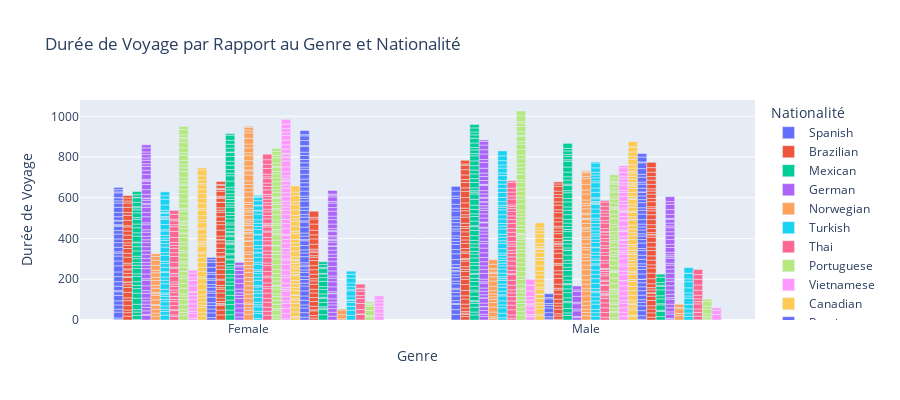

Notebook code cell kept with this figure:
### Markdown cell above
### ***Durée de Voyage par Rapport au Genre et Nationalité***

### Code cell
# Charger les données
df = pd.read_csv('travel_data_modified_updated_with_accommodation.csv')

# Créer un graphique en barres de la durée de voyage par genre et nationalité
fig = px.bar(df, 
             x='Traveler gender', 
             y='Duration (days)',  # Utiliser la colonne correcte pour la durée
             color='Traveler nationality', 
             title='Durée de Voyage par Rapport au Genre et Nationalité',
             labels={'Traveler gender': 'Genre', 'Duration (days)': 'Durée de Voyage', 'Traveler nationality': 'Nationalité'},
             barmode='group',  # Permet d'afficher les barres côte à côte pour chaque nationalité
             height=400)  # Ajuster la hauteur du graphique si nécessaire

# Afficher le graphique
fig.show()

### Figure 1 — Plotly figure (JSON) as saved in the notebook; plotly's stock layout.template omitted (floating-point values rounded to 4 significant figures)
{"data": [{"alignmentgroup": "True", "hovertemplate": "Nationalité=Spanish<br>Genre=%{x}<br>Durée de Voyage=%{y}<extra></extra>", "legendgroup": "Spanish", "marker": {"color": "#636efa", "pattern": {"shape": ""}}, "name": "Spanish", "offsetgroup": "Spanish", "orientation": "v", "showlegend": true, "textposition": "auto", "type": "bar", "x": ["Female", "Male", "Male", "Male", "Female", "Female", "Male", "Female", "Male", "Male", "Male", "Female", "Male", "Female", "Female", "Female", "Male", "Female", "Male", "Female", "Male", "Male", "Male", "Female", "Female", "Male", "Male", "Male", "Male", "Female", "Female", "Male", "Female", "Male", "Male", "Female", "Female", "Male", "Female", "Male", "Male", "Female", "Male", "Male", "Female", "Male", "Female", "Female", "Female", "Male", "Male", "Male", "Male", "Female", "Male", "Female", "Female", "Male", "Female", "Female", "Female", "Female", "Male", "Male", "Male", "Female", "Female", "Female", "Male", "Female", "Male", "Female", "Female", "Male", "Female", "Female", "Female"], "xaxis": "x", "y": [3, 28, 23, 25, 7, 29, 5, 14, 14, 23, 17, 21, 14, 20, 27, 18, 7, 5, 22, 22, 13, 17, 14, 22, 25, 15, 6, 12, 3, 23, 30, 14, 24, 25, 28, 24, 14, 21, 7, 25, 15, 22, 15, 12, 23, 24, 18, 24, 17, 10, 14, 17, 16, 21, 12, 6, 2, 29, 18, 3, 18, 21, 14, 19, 29, 25, 21, 11, 11, 15, 25, 1, 23, 23, 5, 11, 11], "yaxis": "y"}, {"alignmentgroup": "True", "hovertemplate": "Nationalité=Brazilian<br>Genre=%{x}<br>Durée de Voyage=%{y}<extra></extra>", "legendgroup": "Brazilian", "marker": {"color": "#EF553B", "pattern": {"shape": ""}}, "name": "Brazilian", "offsetgroup": "Brazilian", "orientation": "v", "showlegend": true, "textposition": "auto", "type": "bar", "x": ["Male", "Male", "Female", "Female", "Female", "Male", "Male", "Female", "Male", "Male", "Male", "Female", "Female", "Male", "Female", "Male", "Female", "Male", "Female", "Male", "Male", "Male", "Male", "Male", "Male", "Male", "Female", "Female", "Male", "Male", "Female", "Female", "Female", "Female", "Male", "Female", "Male", "Male", "Female", "Male", "Female", "Female", "Female", "Female", "Male", "Female", "Male", "Male", "Female", "Female", "Male", "Male", "Female", "Male", "Male", "Male", "Female", "Male", "Male", "Female", "Male", "Male", "Male", "Female", "Male", "Female", "Male", "Female", "Female", "Female", "Female", "Female", "Female", "Female", "Male", "Male", "Male", "Male", "Male"], "xaxis": "x", "y": [17, 10, 19, 17, 13, 7, 8, 22, 17, 19, 25, 24, 14, 16, 27, 26, 24, 29, 13, 26, 13, 25, 11, 13, 27, 8, 13, 1, 5, 26, 22, 4, 16, 17, 7, 5, 16, 25, 19, 17, 9, 29, 20, 23, 17, 15, 23, 17, 13, 16, 9, 16, 22, 30, 12, 19, 20, 13, 26, 20, 26, 30, 18, 6, 26, 26, 15, 25, 14, 25, 21, 10, 15, 12, 22, 26, 22, 6, 18], "yaxis": "y"}, {"alignmentgroup": "True", "hovertemplate": "Nationalité=Mexican<br>Genre=%{x}<br>Durée de Voyage=%{y}<extra></extra>", "legendgroup": "Mexican", "marker": {"color": "#00cc96", "pattern": {"shape": ""}}, "name": "Mexican", "offsetgroup": "Mexican", "orientation": "v", "showlegend": true, "textposition": "auto", "type": "bar", "x": ["Male", "Male", "Male", "Female", "Female", "Male", "Male", "Female", "Male", "Female", "Female", "Female", "Female", "Female", "Male", "Female", "Female", "Male", "Male", "Male", "Male", "Female", "Male", "Male", "Male", "Male", "Male", "Male", "Female", "Male", "Male", "Female", "Male", "Female", "Male", "Female", "Female", "Male", "Male", "Male", "Female", "Female", "Male", "Male", "Male", "Female", "Male", "Male", "Male", "Male", "Female", "Male", "Female", "Male", "Female", "Male", "Male", "Female", "Male", "Female", "Female", "Male", "Female", "Female", "Male", "Male", "Male", "Male", "Female", "Male", "Female", "Male", "Male", "Female", "Female", "Female", "Male", "Male", "Male", "Male", "Male", "Female", "Female", "Female", "Male", "Male", "Male", "Male", "Female"], "xaxis": "x", "y": [25, 14, 24, 3, 19, 19, 10, 17, 3, 12, 26, 30, 25, 22, 21, 16, 18, 22, 9, 19, 23, 26, 16, 20, 4, 17, 22, 14, 13, 23, 19, 26, 13, 16, 21, 13, 19, 16, 17, 23, 12, 26, 26, 18, 5, 21, 23, 22, 13, 22, 19, 21, 4, 29, 29, 26, 9, 16, 7, 25, 18, 14, 23, 9, 26, 19, 23, 19, 23, 22, 15, 23, 25, 10, 5, 22, 11, 18, 12, 22, 23, 22, 2, 13, 17, 14, 20, 17, 16], "yaxis": "y"}, {"alignmentgroup": "True", "hovertemplate": "Nationalité=German<br>Genre=%{x}<br>Durée de Voyage=%{y}<extra></extra>", "legendgroup": "German", "marker": {"color": "#ab63fa", "pattern": {"shape": ""}}, "name": "German", "offsetgroup": "German", "orientation": "v", "showlegend": true, "textposition": "auto", "type": "bar", "x": ["Male", "Female", "Male", "Male", "Female", "Female", "Male", "Female", "Female", "Female", "Male", "Female", "Male", "Male", "Male", "Female", "Female", "Female", "Male", "Male", "Female", "Female", "Male", "Male", "Male", "Female", "Female", "Female", "Male", "Female", "Female", "Female", "Female", "Female", "Female", "Female", "Male", "Female", "Male", "Female", "Male", "Female", "Female", "Male", "Female", "Male", "Female", "Female", "Male", "Male", "Female", "Female", "Female", "Male", "Male", "Female", "Female", "Male", "Female", "Male", "Male", "Male", "Male", "Male", "Female", "Female", "Male", "Male", "Female", "Male", "Female", "Male", "Male", "Female", "Male", "Male", "Male", "Male", "Male", "Male", "Female", "Female", "Male", "Male", "Female", "Male", "Female", "Female", "Male", "Male", "Female", "Male", "Male", "Male", "Male", "Male", "Male", "Male", "Male", "Female", "Female", "Female", "Female", "Male", "Male", "Female", "Male"], "xaxis": "x", "y": [17, 23, 11, 19, 5, 17, 18, 17, 16, 16, 2, 14, 16, 25, 1, 23, 13, 24, 15, 17, 27, 8, 16, 24, 7, 23, 26, 16, 13, 15, 20, 19, 18, 20, 20, 14, 28, 17, 20, 20, 17, 12, 25, 20, 9, 21, 30, 21, 23, 23, 25, 13, 6, 22, 11, 16, 10, 17, 1, 19, 15, 14, 5, 21, 18, 23, 3, 1, 25, 20, 16, 20, 17, 3, 11, 12, 18, 2, 17, 5, 7, 24, 16, 16, 20, 25, 19, 13, 5, 1, 17, 19, 20, 16, 24, 29, 14, 27, 21, 12, 16, 13, 20, 23, 18, 15, 7], "yaxis": "y"}, {"alignmentgroup": "True", "hovertemplate": "Nationalité=Norwegian<br>Genre=%{x}<br>Durée de Voyage=%{y}<extra></extra>", "legendgroup": "Norwegian", "marker": {"color": "#FFA15A", "pattern": {"shape": ""}}, "name": "Norwegian", "offsetgroup": "Norwegian", "orientation": "v", "showlegend": true, "textposition": "auto", "type": "bar", "x": ["Female", "Female", "Male", "Female", "Male", "Female", "Female", "Male", "Male", "Male", "Female", "Male", "Female", "Female", "Male", "Male", "Female", "Male", "Female", "Female", "Male", "Male", "Male", "Male", "Female", "Female", "Female", "Female", "Male", "Female", "Male", "Male", "Male", "Female", "Female", "Male", "Female"], "xaxis": "x", "y": [19, 15, 8, 19, 8, 18, 5, 23, 25, 22, 23, 15, 22, 8, 13, 14, 6, 16, 21, 14, 22, 25, 21, 17, 24, 16, 22, 12, 6, 24, 16, 1, 22, 26, 18, 22, 13], "yaxis": "y"}, {"alignmentgroup": "True", "hovertemplate": "Nationalité=Turkish<br>Genre=%{x}<br>Durée de Voyage=%{y}<extra></extra>", "legendgroup": "Turkish", "marker": {"color": "#19d3f3", "pattern": {"shape": ""}}, "name": "Turkish", "offsetgroup": "Turkish", "orientation": "v", "showlegend": true, "textposition": "auto", "type": "bar", "x": ["Male", "Male", "Female", "Male", "Female", "Female", "Male", "Male", "Male", "Male", "Male", "Male", "Male", "Female", "Female", "Male", "Female", "Male", "Male", "Male", "Male", "Male", "Male", "Male", "Male", "Female", "Female", "Male", "Female", "Male", "Female", "Female", "Female", "Male", "Female", "Female", "Female", "Female", "Female", "Male", "Female", "Female", "Female", "Female", "Female", "Male", "Male", "Male", "Female", "Male", "Female", "Male", "Female", "Female", "Female", "Male", "Male", "Female", "Female", "Male", "Male", "Male", "Female", "Male", "Female", "Male", "Male", "Male", "Female", "Female", "Male", "Male", "Female", "Male", "Male", "Male", "Male", "Male", "Female", "Male", "Female", "Male", "Male", "Male", "Female", "Female", "Female"], "xaxis": "x", "y": [11, 22, 24, 27, 18, 11, 14, 20, 24, 6, 17, 20, 15, 16, 21, 18, 11, 9, 1, 9, 17, 20, 16, 13, 13, 15, 10, 12, 7, 14, 18, 27, 17, 10, 16, 22, 4, 22, 18, 22, 11, 29, 14, 27, 17, 26, 13, 17, 16, 15, 11, 26, 13, 22, 6, 14, 13, 26, 26, 22, 21, 24, 1, 13, 6, 9, 18, 21, 6, 15, 24, 20, 6, 21, 18, 24, 13, 24, 10, 15, 26, 21, 24, 24, 28, 17, 19], "yaxis": "y"}, {"alignmentgroup": "True", "hovertemplate": "Nationalité=Thai<br>Genre=%{x}<br>Durée de Voyage=%{y}<extra></extra>", "legendgroup": "Thai", "marker": {"color": "#FF6692", "pattern": {"shape": ""}}, "name": "Thai", "offsetgroup": "Thai", "orientation": "v", "showlegend": true, "textposition": "auto", "type": "bar", "x": ["Female", "Female", "Male", "Female", "Male", "Female", "Male", "Female", "Male", "Male", "Male", "Female", "Male", "Female", "Female", "Male", "Female", "Female", "Female", "Female", "Female", "Male", "Female", "Male", "Male", "Male", "Male", "Female", "Male", "Female", "Female", "Female", "Male", "Female", "Male", "Female", "Male", "Male", "Female", "Male", "Female", "Male", "Female", "Male", "Female", "Male", "Male", "Female", "Female", "Male", "Female", "Female", "Male", "Male", "Male", "Male", "Male", "Male", "Female", "Male", "Male", "Male", "Female", "Male", "Female", "Male", "Male", "Female", "Female", "Male"], "xaxis": "x", "y": [17, 8, 9, 21, 16, 5, 25, 20, 23, 21, 21, 19, 18, 11, 15, 15, 1, 17, 13, 18, 11, 23, 11, 24, 28, 4, 16, 28, 23, 12, 2, 25, 24, 6, 20, 24, 18, 14, 28, 20, 18, 11, 22, 12, 14, 26, 20, 15, 24, 18, 30, 23, 25, 19, 18, 22, 14, 10, 10, 8, 29, 15, 19, 19, 8, 19, 29, 24, 19, 8], "yaxis": "y"}, {"alignmentgroup": "True", "hovertemplate": "Nationalité=Portuguese<br>Genre=%{x}<br>Durée de Voyage=%{y}<extra></extra>", "legendgroup": "Portuguese", "marker": {"color": "#B6E880", "pattern": {"shape": ""}}, "name": "Portuguese", "offsetgroup": "Portuguese", "orientation": "v", "showlegend": true, "textposition": "auto", "type": "bar", "x": ["Male", "Female", "Female", "Male", "Female", "Male", "Female", "Male", "Female", "Male", "Female", "Male", "Female", "Female", "Male", "Male", "Male", "Male", "Male", "Female", "Male", "Male", "Female", "Female", "Female", "Female", "Female", "Female", "Male", "Female", "Male", "Female", "Female", "Female", "Female", "Female", "Male", "Male", "Female", "Female", "Male", "Male", "Male", "Male", "Female", "Female", "Female", "Male", "Female", "Female", "Male", "Female", "Male", "Female", "Female", "Male", "Male", "Male", "Male", "Male", "Female", "Male", "Male", "Female", "Female", "Male", "Female", "Female", "Male", "Male", "Male", "Female", "Female", "Female", "Male", "Male", "Female", "Male", "Female", "Female", "Female", "Male", "Female", "Female", "Female", "Male", "Male", "Male", "Male", "Female", "Female", "Female", "Male", "Female", "Female", "Male", "Male", "Male", "Female", "Male", "Male", "Male", "Male", "Male", "Female", "Male", "Male", "Male"], "xaxis": "x", "y": [24, 23, 14, 18, 14, 22, 26, 17, 23, 17, 17, 17, 11, 28, 19, 15, 8, 18, 24, 23, 15, 24, 26, 12, 22, 20, 17, 10, 24, 21, 19, 23, 11, 24, 15, 26, 25, 24, 18, 3, 16, 18, 19, 14, 22, 17, 6, 9, 13, 1, 12, 25, 1, 22, 11, 6, 23, 16, 23, 20, 5, 15, 18, 24, 22, 29, 26, 20, 25, 15, 24, 20, 7, 15, 18, 25, 19, 13, 28, 17, 18, 26, 19, 24, 13, 17, 19, 17, 24, 25, 26, 17, 18, 7, 13, 27, 26, 13, 26, 26, 5, 17, 26, 16, 15, 8, 29, 23], "yaxis": "y"}, {"alignmentgroup": "True", "hovertemplate": "Nationalité=Vietnamese<br>Genre=%{x}<br>Durée de Voyage=%{y}<extra></extra>", "legendgroup": "Vietnamese", "marker": {"color": "#FF97FF", "pattern": {"shape": ""}}, "name": "Vietnamese", "offsetgroup": "Vietnamese", "orientation": "v", "showlegend": true, "textposition": "auto", "type": "bar", "x": ["Male", "Male", "Male", "Male", "Female", "Male", "Male", "Male", "Female", "Female", "Female", "Male", "Female", "Male", "Female", "Male", "Female", "Female", "Female", "Female", "Female", "Male", "Female", "Female", "Male", "Female", "Female"], "xaxis": "x", "y": [16, 3, 8, 22, 9, 19, 7, 5, 23, 11, 16, 18, 20, 17, 22, 27, 18, 17, 3, 29, 26, 29, 2, 14, 29, 20, 14], "yaxis": "y"}, {"alignmentgroup": "True", "hovertemplate": "Nationalité=Canadian<br>Genre=%{x}<br>Durée de Voyage=%{y}<extra></extra>", "legendgroup": "Canadian", "marker": {"color": "#FECB52", "pattern": {"shape": ""}}, "name": "Canadian", "offsetgroup": "Canadian", "orientation": "v", "showlegend": true, "textposition": "auto", "type": "bar", "x": ["Male", "Female", "Male", "Male", "Female", "Female", "Female", "Male", "Male", "Male", "Male", "Female", "Male", "Female", "Male", "Female", "Female", "Male", "Male", "Female", "Male", "Female", "Female", "Female", "Female", "Female", "Female", "Female", "Male", "Female", "Female", "Female", "Male", "Male", "Female", "Female", "Male", "Female", "Female", "Female", "Male", "Female", "Female", "Male", "Male", "Female", "Female", "Male", "Female", "Female", "Female", "Female", "Male", "Female", "Male", "Female", "Male", "Female", "Female", "Male", "Female", "Male", "Female", "Female", "Male", "Female", "Male", "Male", "Male"], "xaxis": "x", "y": [21, 20, 9, 25, 18, 24, 10, 16, 13, 22, 20, 17, 2, 20, 24, 15, 24, 10, 19, 29, 20, 26, 9, 26, 21, 25, 24, 18, 21, 8, 28, 11, 18, 27, 5, 8, 25, 17, 16, 26, 14, 7, 26, 2, 23, 14, 20, 15, 27, 10, 24, 23, 1, 24, 6, 23, 9, 20, 7, 14, 18, 26, 20, 29, 21, 10, 16, 13, 25], "yaxis": "y"}, {"alignmentgroup": "True", "hovertemplate": "Nationalité=Russian<br>Genre=%{x}<br>Durée de Voyage=%{y}<extra></extra>", "legendgroup": "Russian", "marker": {"color": "#636efa", "pattern": {"shape": ""}}, "name": "Russian", "offsetgroup": "Russian", "orientation": "v", "showlegend": true, "textposition": "auto", "type": "bar", "x": ["Male", "Male", "Female", "Male", "Male", "Female", "Female", "Female", "Female", "Female", "Female", "Female", "Male", "Female", "Female", "Female", "Male", "Female", "Female", "Female", "Female", "Female", "Female", "Male", "Female", "Male", "Male"], "xaxis": "x", "y": [4, 12, 12, 20, 23, 23, 19, 17, 14, 27, 20, 10, 13, 19, 13, 21, 9, 8, 21, 9, 26, 24, 13, 23, 11, 6, 19], "yaxis": "y"}, {"alignmentgroup": "True", "hovertemplate": "Nationalité=Italian<br>Genre=%{x}<br>Durée de Voyage=%{y}<extra></extra>", "legendgroup": "Italian", "marker": {"color": "#EF553B", "pattern": {"shape": ""}}, "name": "Italian", "offsetgroup": "Italian", "orientation": "v", "showlegend": true, "textposition": "auto", "type": "bar", "x": ["Female", "Female", "Male", "Male", "Female", "Female", "Female", "Female", "Female", "Male", "Female", "Male", "Female", "Male", "Female", "Male", "Female", "Female", "Female", "Male", "Female", "Male", "Female", "Female", "Male", "Male", "Female", "Female", "Female", "Female", "Female", "Male", "Male", "Male", "Male", "Male", "Male", "Male", "Male", "Male", "Female", "Male", "Male", "Female", "Female", "Female", "Female", "Male", "Female", "Female", "Male", "Male", "Female", "Male", "Male", "Female", "Male", "Male", "Male", "Female", "Male", "Male", "Female", "Male", "Female", "Female", "Female", "Female", "Female", "Female", "Male", "Male", "Male", "Male", "Male", "Male", "Male", "Female", "Female", "Female", "Female", "Male", "Female", "Male", "Female"], "xaxis": "x", "y": [25, 24, 4, 16, 22, 7, 3, 10, 17, 11, 25, 22, 18, 16, 8, 14, 11, 26, 5, 19, 23, 25, 25, 17, 21, 8, 18, 24, 6, 17, 21, 20, 28, 21, 17, 27, 7, 1, 25, 26, 26, 20, 15, 15, 3, 16, 29, 9, 27, 16, 3, 9, 23, 16, 24, 22, 13, 15, 8, 10, 22, 19, 12, 26, 26, 1, 19, 6, 5, 24, 14, 23, 16, 21, 15, 17, 23, 9, 1, 4, 14, 12, 6, 10, 14], "yaxis": "y"}, {"alignmentgroup": "True", "hovertemplate": "Nationalité=American<br>Genre=%{x}<br>Durée de Voyage=%{y}<extra></extra>", "legendgroup": "American", "marker": {"color": "#00cc96", "pattern": {"shape": ""}}, "name": "American", "offsetgroup": "American", "orientation": "v", "showlegend": true, "textposition": "auto", "type": "bar", "x": ["Female", "Male", "Female", "Male", "Male", "Female", "Female", "Female", "Male", "Male", "Female", "Male", "Female", "Female", "Female", "Male", "Male", "Male", "Female", "Male", "Male", "Male", "Female", "Male", "Male", "Male", "Male", "Female", "Male", "Female", "Male", "Male", "Female", "Male", "Female", "Male", "Male", "Male", "Female", "Male", "Male", "Female", "Female", "Male", "Female", "Male", "Female", "Female", "Female", "Male", "Male", "Female", "Female", "Male", "Male", "Male", "Female", "Female", "Male", "Female", "Female", "Female", "Male", "Female", "Female", "Female", "Female", "Male", "Male", "Male", "Female", "Female", "Male", "Female", "Male", "Female", "Female", "Female", "Male", "Female", "Female", "Female", "Male", "Female", "Male", "Male", "Male", "Male", "Female", "Female", "Female", "Female", "Male", "Female", "Female", "Female", "Female", "Male", "Female", "Male", "Male", "Male", "Female", "Male", "Female"], "xaxis": "x", "y": [26, 22, 23, 13, 22, 27, 22, 23, 28, 6, 26, 18, 23, 17, 20, 25, 19, 20, 17, 5, 1, 17, 24, 20, 27, 16, 20, 12, 14, 14, 26, 23, 22, 1, 4, 11, 20, 17, 20, 1, 14, 6, 23, 28, 21, 10, 6, 7, 7, 1, 14, 19, 7, 17, 18, 23, 13, 6, 22, 13, 19, 10, 16, 20, 16, 15, 26, 25, 17, 28, 11, 12, 10, 15, 25, 13, 15, 19, 7, 13, 30, 26, 20, 13, 16, 23, 25, 28, 18, 21, 19, 24, 8, 19, 3, 19, 19, 15, 19, 11, 17, 13, 25, 24, 8], "yaxis": "y"}, {"alignmentgroup": "True", "hovertemplate": "Nationalité=Greek<br>Genre=%{x}<br>Durée de Voyage=%{y}<extra></extra>", "legendgroup": "Greek", "marker": {"color": "#ab63fa", "pattern": {"shape": ""}}, "name": "Greek", "offsetgroup": "Greek", "orientation": "v", "showlegend": true, "textposition": "auto", "type": "bar", "x": ["Female", "Female", "Male", "Female", "Female", "Female", "Female", "Female", "Female", "Male", "Female", "Female", "Female", "Male", "Male", "Male", "Male", "Female", "Male", "Male", "Female", "Female", "Male", "Female", "Male"], "xaxis": "x", "y": [15, 20, 13, 24, 21, 26, 15, 13, 18, 4, 27, 24, 21, 28, 9, 26, 7, 20, 29, 24, 17, 7, 8, 15, 19], "yaxis": "y"}, {"alignmentgroup": "True", "hovertemplate": "Nationalité=Irish<br>Genre=%{x}<br>Durée de Voyage=%{y}<extra></extra>", "legendgroup": "Irish", "marker": {"color": "#FFA15A", "pattern": {"shape": ""}}, "name": "Irish", "offsetgroup": "Irish", "orientation": "v", "showlegend": true, "textposition": "auto", "type": "bar", "x": ["Male", "Female", "Female", "Female", "Male", "Female", "Male", "Male", "Female", "Male", "Male", "Female", "Male", "Female", "Male", "Female", "Male", "Male", "Male", "Female", "Male", "Male", "Female", "Female", "Female", "Female", "Female", "Male", "Male", "Female", "Male", "Female", "Female", "Male", "Female", "Male", "Female", "Female", "Female", "Female", "Male", "Male", "Male", "Female", "Male", "Male", "Female", "Male", "Female", "Female", "Female", "Female", "Female", "Female", "Male", "Male", "Male", "Male", "Female", "Female", "Male", "Female", "Female", "Male", "Female", "Male", "Female", "Female", "Female", "Female", "Female", "Female", "Male", "Female", "Female", "Female", "Female", "Male", "Female", "Female", "Female", "Female", "Female", "Female", "Male", "Female", "Male", "Male", "Male", "Male", "Male", "Male", "Female", "Female", "Female", "Female", "Male", "Male", "Male"], "xaxis": "x", "y": [21, 29, 18, 13, 16, 17, 16, 18, 7, 19, 28, 23, 24, 20, 14, 20, 20, 21, 22, 21, 28, 22, 22, 18, 25, 19, 16, 22, 16, 21, 14, 13, 20, 24, 12, 11, 28, 24, 3, 16, 18, 21, 12, 18, 27, 13, 6, 6, 10, 7, 19, 1, 9, 10, 21, 19, 1, 5, 10, 19, 18, 16, 7, 7, 12, 22, 18, 11, 25, 26, 19, 17, 16, 18, 29, 20, 5, 10, 19, 26, 25, 14, 24, 19, 17, 28, 30, 19, 28, 28, 11, 18, 27, 13, 14, 5, 7, 3, 2], "yaxis": "y"}, {"alignmentgroup": "True", "hovertemplate": "Nationalité=Emirati<br>Genre=%{x}<br>Durée de Voyage=%{y}<extra></extra>", "legendgroup": "Emirati", "marker": {"color": "#19d3f3", "pattern": {"shape": ""}}, "name": "Emirati", "offsetgroup": "Emirati", "orientation": "v", "showlegend": true, "textposition": "auto", "type": "bar", "x": ["Female", "Male", "Male", "Female", "Female", "Female", "Female", "Male", "Male", "Female", "Female", "Female", "Female", "Male", "Male", "Male", "Female", "Male", "Female", "Male", "Male", "Male", "Male", "Female", "Female", "Male", "Female", "Male", "Female", "Female", "Female", "Male", "Male", "Female", "Male", "Male", "Female", "Female", "Female", "Male", "Female", "Male", "Male", "Female", "Female", "Male", "Female", "Male", "Female", "Male", "Male", "Male", "Male", "Male", "Female", "Male", "Male", "Female", "Male", "Male", "Female", "Male", "Female", "Female", "Female", "Male", "Male", "Female", "Female", "Male", "Female", "Male", "Male", "Female", "Male", "Female", "Male", "Male", "Female", "Female", "Male", "Male", "Male", "Male", "Male", "Male", "Male"], "xaxis": "x", "y": [7, 19, 17, 25, 11, 22, 10, 16, 26, 12, 24, 20, 13, 16, 20, 20, 18, 6, 7, 14, 26, 23, 21, 26, 16, 21, 17, 25, 11, 8, 27, 6, 16, 10, 8, 18, 23, 22, 3, 15, 18, 22, 3, 16, 26, 23, 26, 16, 3, 15, 11, 15, 19, 17, 24, 16, 10, 14, 22, 23, 16, 23, 17, 28, 15, 6, 2, 4, 22, 6, 3, 13, 6, 22, 26, 15, 21, 26, 5, 6, 9, 15, 14, 13, 22, 24, 5], "yaxis": "y"}, {"alignmentgroup": "True", "hovertemplate": "Nationalité=Dutch<br>Genre=%{x}<br>Durée de Voyage=%{y}<extra></extra>", "legendgroup": "Dutch", "marker": {"color": "#FF6692", "pattern": {"shape": ""}}, "name": "Dutch", "offsetgroup": "Dutch", "orientation": "v", "showlegend": true, "textposition": "auto", "type": "bar", "x": ["Female", "Female", "Female", "Female", "Female", "Female", "Male", "Female", "Female", "Male", "Female", "Female", "Male", "Male", "Male", "Female", "Female", "Male", "Male", "Female", "Female", "Female", "Male", "Male", "Male", "Male", "Male", "Male", "Female", "Female", "Female", "Male", "Female", "Female", "Male", "Female", "Male", "Male", "Female", "Female", "Female", "Male", "Male", "Female", "Female", "Female", "Female", "Female", "Male", "Male", "Female", "Male", "Male", "Female", "Male", "Male", "Male", "Female", "Female", "Male", "Male", "Male", "Female", "Male", "Female", "Male", "Male", "Male", "Female", "Female", "Female", "Male", "Female", "Female", "Male", "Female", "Male", "Male", "Male", "Female", "Female", "Female", "Female", "Female"], "xaxis": "x", "y": [24, 19, 20, 24, 19, 26, 14, 22, 10, 23, 18, 26, 23, 24, 22, 8, 22, 13, 5, 29, 13, 26, 7, 10, 29, 3, 17, 6, 15, 18, 25, 21, 4, 21, 10, 16, 11, 10, 27, 5, 20, 5, 27, 7, 3, 8, 22, 16, 13, 24, 18, 14, 21, 13, 13, 21, 14, 19, 13, 18, 14, 2, 17, 15, 15, 27, 13, 21, 9, 22, 17, 15, 16, 22, 14, 9, 20, 20, 8, 13, 28, 20, 23, 27], "yaxis": "y"}, {"alignmentgroup": "True", "hovertemplate": "Nationalité=French<br>Genre=%{x}<br>Durée de Voyage=%{y}<extra></extra>", "legendgroup": "French", "marker": {"color": "#B6E880", "pattern": {"shape": ""}}, "name": "French", "offsetgroup": "French", "orientation": "v", "showlegend": true, "textposition": "auto", "type": "bar", "x": ["Male", "Female", "Male", "Female", "Female", "Male", "Male", "Female", "Female", "Male", "Female", "Female", "Male", "Male", "Male", "Female", "Female", "Female", "Male", "Female", "Female", "Female", "Male", "Male", "Female", "Female", "Male", "Male", "Female", "Female", "Female", "Male", "Female", "Female", "Female", "Female", "Male", "Male", "Male", "Female", "Female", "Female", "Male", "Female", "Male", "Male", "Female", "Male", "Female", "Female", "Female", "Male", "Male", "Female", "Male", "Male", "Female", "Male", "Female", "Male", "Male", "Female", "Male", "Female", "Female", "Female", "Female", "Male", "Male", "Male", "Male", "Female", "Female", "Male", "Female", "Female", "Male", "Male", "Female", "Female", "Male", "Male", "Male", "Male", "Male", "Female", "Female", "Female", "Female", "Male", "Female", "Male", "Male", "Female", "Female", "Male", "Female"], "xaxis": "x", "y": [11, 10, 25, 13, 26, 6, 15, 7, 21, 19, 19, 19, 8, 20, 23, 13, 24, 15, 11, 1, 3, 21, 11, 3, 17, 19, 27, 26, 20, 24, 28, 28, 22, 15, 27, 3, 6, 6, 22, 25, 26, 7, 27, 12, 19, 9, 8, 15, 20, 10, 16, 20, 23, 26, 10, 13, 23, 15, 8, 16, 23, 19, 14, 11, 18, 6, 2, 28, 20, 25, 6, 23, 13, 5, 18, 21, 20, 19, 19, 19, 10, 24, 7, 13, 19, 12, 19, 6, 17, 7, 26, 7, 16, 12, 18, 16, 15], "yaxis": "y"}, {"alignmentgroup": "True", "hovertemplate": "Nationalité=Japanese<br>Genre=%{x}<br>Durée de Voyage=%{y}<extra></extra>", "legendgroup": "Japanese", "marker": {"color": "#FF97FF", "pattern": {"shape": ""}}, "name": "Japanese", "offsetgroup": "Japanese", "orientation": "v", "showlegend": true, "textposition": "auto", "type": "bar", "x": ["Male", "Male", "Female", "Male", "Male", "Male", "Female", "Male", "Male", "Male", "Male", "Female", "Female", "Male", "Male", "Female", "Female", "Female", "Female", "Female", "Male", "Male", "Male", "Female", "Male", "Female", "Male", "Male", "Female", "Male", "Male", "Male", "Male", "Female", "Female", "Male", "Male", "Female", "Female", "Female", "Female", "Female", "Female", "Female", "Male", "Female", "Male", "Male", "Female", "Female", "Female", "Female", "Female", "Male", "Male", "Female", "Female", "Female", "Male", "Female", "Female", "Male", "Male", "Female", "Female", "Female", "Female", "Female", "Female", "Female", "Female", "Female", "Male", "Male", "Male", "Male", "Female", "Male", "Male", "Male", "Female", "Male", "Female", "Male", "Female", "Female", "Female", "Female", "Female", "Female", "Male", "Female", "Male", "Male", "Female", "Male", "Male", "Female", "Male", "Female", "Male"], "xaxis": "x", "y": [19, 19, 6, 22, 23, 13, 26, 22, 25, 25, 24, 25, 24, 2, 29, 13, 20, 28, 9, 9, 17, 24, 11, 21, 29, 27, 19, 8, 12, 9, 15, 17, 18, 25, 29, 7, 14, 20, 7, 19, 14, 18, 26, 17, 23, 20, 2, 6, 6, 28, 24, 21, 25, 17, 28, 20, 15, 15, 2, 14, 23, 20, 19, 19, 22, 16, 18, 6, 9, 12, 20, 24, 6, 5, 11, 17, 29, 16, 23, 20, 16, 10, 4, 26, 14, 4, 20, 21, 23, 24, 14, 15, 17, 13, 18, 19, 22, 21, 12, 24, 1], "yaxis": "y"}, {"alignmentgroup": "True", "hovertemplate": "Nationalité=South Korean<br>Genre=%{x}<br>Durée de Voyage=%{y}<extra></extra>", "legendgroup": "South Korean", "marker": {"color": "#FECB52", "pattern": {"shape": ""}}, "name": "South Korean", "offsetgroup": "South Korean", "orientation": "v", "showlegend": true, "textposition": "auto", "type": "bar", "x": ["Male", "Male", "Female", "Male", "Male", "Female", "Male", "Female", "Male", "Male", "Female", "Male", "Male", "Female", "Female", "Female", "Male", "Male", "Female", "Male", "Female", "Female", "Male", "Male", "Female", "Male", "Female", "Male", "Female", "Female", "Male", "Male", "Female", "Female", "Male", "Male", "Male", "Male", "Female", "Male", "Male", "Female", "Female", "Female", "Female", "Male", "Female", "Male", "Female", "Female", "Male", "Male", "Male", "Male", "Female", "Male", "Female", "Female", "Male", "Male", "Male", "Female", "Male", "Male", "Male", "Female", "Male", "Male", "Male", "Male", "Female", "Male", "Female", "Male", "Male", "Male", "Female", "Female", "Male", "Female", "Male", "Male", "Male", "Male", "Female", "Male", "Female", "Male", "Male", "Male", "Female", "Male", "Male", "Male", "Female", "Male"], "xaxis": "x", "y": [18, 6, 10, 25, 10, 7, 16, 23, 3, 6, 21, 14, 23, 21, 16, 7, 25, 19, 15, 24, 3, 23, 10, 24, 14, 11, 18, 7, 16, 23, 23, 12, 6, 12, 16, 14, 16, 8, 17, 13, 18, 13, 13, 13, 5, 10, 14, 24, 28, 23, 19, 14, 18, 19, 18, 26, 17, 29, 3, 13, 22, 11, 5, 20, 15, 25, 23, 6, 8, 21, 23, 19, 13, 12, 1, 9, 16, 27, 7, 26, 16, 15, 15, 8, 14, 17, 30, 17, 26, 14, 18, 22, 24, 1, 30, 26], "yaxis": "y"}, {"alignmentgroup": "True", "hovertemplate": "Nationalité=Singaporean<br>Genre=%{x}<br>Durée de Voyage=%{y}<extra></extra>", "legendgroup": "Singaporean", "marker": {"color": "#636efa", "pattern": {"shape": ""}}, "name": "Singaporean", "offsetgroup": "Singaporean", "orientation": "v", "showlegend": true, "textposition": "auto", "type": "bar", "x": ["Male", "Male", "Male", "Female", "Female", "Female", "Male", "Female", "Male", "Female", "Male", "Male", "Male", "Male", "Male", "Female", "Male", "Female", "Female", "Female", "Male", "Male", "Female", "Female", "Male", "Female", "Male", "Female", "Male", "Male", "Female", "Male", "Male", "Female", "Female", "Female", "Male", "Male", "Male", "Female", "Male", "Female", "Male", "Male", "Female", "Male", "Male", "Female", "Male", "Female", "Male", "Female", "Male", "Female", "Female", "Female", "Male", "Female", "Female", "Female", "Female", "Female", "Female", "Male", "Male", "Female", "Female", "Female", "Female", "Female", "Female", "Male", "Female", "Male", "Female", "Female", "Male", "Female", "Female", "Male", "Male", "Female", "Male", "Male", "Female", "Male", "Female", "Female", "Male", "Female", "Male", "Male", "Female", "Male", "Male", "Female", "Female"], "xaxis": "x", "y": [4, 17, 25, 14, 22, 23, 24, 15, 17, 23, 13, 22, 22, 19, 20, 21, 17, 25, 24, 14, 1, 25, 18, 14, 23, 21, 14, 12, 13, 22, 16, 20, 23, 8, 11, 30, 10, 27, 17, 18, 17, 15, 11, 19, 22, 15, 14, 23, 22, 6, 27, 17, 18, 15, 29, 25, 13, 6, 18, 13, 21, 15, 30, 25, 15, 13, 11, 25, 21, 20, 18, 18, 23, 18, 25, 11, 2, 21, 16, 18, 20, 20, 10, 24, 16, 14, 29, 3, 28, 25, 29, 4, 23, 24, 17, 6, 20], "yaxis": "y"}, {"alignmentgroup": "True", "hovertemplate": "Nationalité=British<br>Genre=%{x}<br>Durée de Voyage=%{y}<extra></extra>", "legendgroup": "British", "marker": {"color": "#EF553B", "pattern": {"shape": ""}}, "name": "British", "offsetgroup": "British", "orientation": "v", "showlegend": true, "textposition": "auto", "type": "bar", "x": ["Male", "Female", "Male", "Male", "Female", "Male", "Male", "Male", "Female", "Female", "Male", "Male", "Male", "Female", "Male", "Male", "Female", "Female", "Female", "Female", "Female", "Female", "Male", "Female", "Female", "Male", "Male", "Female", "Male", "Female", "Female", "Male", "Female", "Male", "Male", "Female", "Male", "Female", "Male", "Female", "Male", "Male", "Male", "Male", "Male", "Female", "Male", "Female", "Male", "Male", "Female", "Male", "Male", "Male", "Male", "Male", "Female", "Male", "Female", "Male", "Female", "Male", "Male", "Female", "Male", "Male", "Male", "Male", "Female", "Female", "Male"], "xaxis": "x", "y": [14, 10, 21, 19, 12, 16, 26, 21, 23, 5, 14, 3, 14, 17, 11, 19, 24, 19, 23, 18, 25, 16, 25, 11, 22, 27, 25, 22, 16, 20, 25, 23, 16, 21, 26, 8, 17, 15, 23, 8, 26, 11, 2, 9, 20, 9, 19, 24, 25, 24, 26, 19, 11, 9, 25, 16, 20, 21, 23, 15, 30, 11, 22, 25, 21, 17, 22, 22, 8, 30, 26], "yaxis": "y"}, {"alignmentgroup": "True", "hovertemplate": "Nationalité=Argentinian<br>Genre=%{x}<br>Durée de Voyage=%{y}<extra></extra>", "legendgroup": "Argentinian", "marker": {"color": "#00cc96", "pattern": {"shape": ""}}, "name": "Argentinian", "offsetgroup": "Argentinian", "orientation": "v", "showlegend": true, "textposition": "auto", "type": "bar", "x": ["Female", "Female", "Female", "Male", "Male", "Female", "Female", "Male", "Female", "Female", "Female", "Female", "Male", "Female", "Male", "Female", "Female", "Male", "Male", "Female", "Female", "Female", "Male", "Female", "Male", "Male", "Male", "Female", "Male", "Female", "Male"], "xaxis": "x", "y": [26, 25, 7, 17, 25, 7, 21, 6, 20, 6, 16, 22, 26, 14, 6, 26, 18, 24, 15, 18, 3, 23, 29, 6, 17, 6, 13, 14, 26, 14, 15], "yaxis": "y"}, {"alignmentgroup": "True", "hovertemplate": "Nationalité=Australian<br>Genre=%{x}<br>Durée de Voyage=%{y}<extra></extra>", "legendgroup": "Australian", "marker": {"color": "#ab63fa", "pattern": {"shape": ""}}, "name": "Australian", "offsetgroup": "Australian", "orientation": "v", "showlegend": true, "textposition": "auto", "type": "bar", "x": ["Female", "Female", "Male", "Female", "Male", "Female", "Male", "Female", "Male", "Female", "Female", "Male", "Male", "Female", "Male", "Male", "Female", "Male", "Female", "Male", "Female", "Female", "Male", "Male", "Male", "Male", "Female", "Male", "Male", "Male", "Female", "Female", "Male", "Male", "Female", "Male", "Male", "Female", "Male", "Female", "Male", "Female", "Male", "Male", "Female", "Female", "Female", "Female", "Male", "Male", "Female", "Female", "Male", "Male", "Female", "Male", "Female", "Female", "Male", "Female", "Male", "Female", "Female", "Male", "Female", "Female", "Female", "Male", "Female", "Female", "Female", "Male", "Female", "Female", "Male", "Female"], "xaxis": "x", "y": [19, 19, 5, 18, 3, 18, 21, 14, 11, 16, 25, 20, 18, 2, 24, 8, 8, 16, 24, 21, 25, 17, 21, 22, 13, 27, 11, 20, 19, 10, 25, 22, 24, 8, 26, 9, 12, 18, 24, 16, 15, 20, 24, 19, 19, 2, 18, 9, 19, 20, 5, 12, 9, 14, 6, 18, 20, 5, 5, 10, 20, 22, 22, 23, 17, 24, 18, 25, 22, 8, 22, 14, 9, 5, 24, 18], "yaxis": "y"}, {"alignmentgroup": "True", "hovertemplate": "Nationalité=Indonesian<br>Genre=%{x}<br>Durée de Voyage=%{y}<extra></extra>", "legendgroup": "Indonesian", "marker": {"color": "#FFA15A", "pattern": {"shape": ""}}, "name": "Indonesian", "offsetgroup": "Indonesian", "orientation": "v", "showlegend": true, "textposition": "auto", "type": "bar", "x": ["Male", "Female", "Male", "Female", "Female", "Male", "Male", "Male", "Female"], "xaxis": "x", "y": [21, 6, 11, 20, 23, 23, 7, 15, 5], "yaxis": "y"}, {"alignmentgroup": "True", "hovertemplate": "Nationalité=Egyptian<br>Genre=%{x}<br>Durée de Voyage=%{y}<extra></extra>", "legendgroup": "Egyptian", "marker": {"color": "#19d3f3", "pattern": {"shape": ""}}, "name": "Egyptian", "offsetgroup": "Egyptian", "orientation": "v", "showlegend": true, "textposition": "auto", "type": "bar", "x": ["Male", "Female", "Male", "Male", "Female", "Female", "Male", "Male", "Female", "Female", "Female", "Female", "Male", "Male", "Male", "Female", "Male", "Female", "Female", "Male", "Male", "Female", "Female", "Male", "Female", "Female", "Female", "Male"], "xaxis": "x", "y": [18, 23, 16, 21, 25, 18, 22, 30, 1, 19, 11, 2, 11, 15, 25, 19, 30, 25, 6, 14, 26, 15, 18, 2, 24, 18, 16, 27], "yaxis": "y"}, {"alignmentgroup": "True", "hovertemplate": "Nationalité=South African<br>Genre=%{x}<br>Durée de Voyage=%{y}<extra></extra>", "legendgroup": "South African", "marker": {"color": "#FF6692", "pattern": {"shape": ""}}, "name": "South African", "offsetgroup": "South African", "orientation": "v", "showlegend": true, "textposition": "auto", "type": "bar", "x": ["Female", "Female", "Male", "Male", "Female", "Male", "Male", "Male", "Female", "Female", "Male", "Male", "Male", "Female", "Male", "Male", "Female", "Female", "Female", "Male", "Male", "Female", "Male", "Male"], "xaxis": "x", "y": [28, 2, 1, 18, 22, 18, 1, 16, 29, 24, 25, 11, 14, 15, 18, 24, 22, 11, 3, 26, 28, 20, 23, 25], "yaxis": "y"}, {"alignmentgroup": "True", "hovertemplate": "Nationalité=Swiss<br>Genre=%{x}<br>Durée de Voyage=%{y}<extra></extra>", "legendgroup": "Swiss", "marker": {"color": "#B6E880", "pattern": {"shape": ""}}, "name": "Swiss", "offsetgroup": "Swiss", "orientation": "v", "showlegend": true, "textposition": "auto", "type": "bar", "x": ["Female", "Male", "Female", "Female", "Female", "Male", "Male", "Male", "Female", "Male", "Male", "Female", "Female", "Male"], "xaxis": "x", "y": [16, 5, 6, 25, 21, 11, 14, 24, 8, 14, 22, 6, 7, 12], "yaxis": "y"}, {"alignmentgroup": "True", "hovertemplate": "Nationalité=Peruvian<br>Genre=%{x}<br>Durée de Voyage=%{y}<extra></extra>", "legendgroup": "Peruvian", "marker": {"color": "#FF97FF", "pattern": {"shape": ""}}, "name": "Peruvian", "offsetgroup": "Peruvian", "orientation": "v", "showlegend": true, "textposition": "auto", "type": "bar", "x": ["Female", "Male", "Male", "Male", "Female", "Female", "Female", "Female", "Female", "Female"], "xaxis": "x", "y": [19, 27, 20, 13, 15, 20, 13, 17, 15, 19], "yaxis": "y"}], "layout": {"barmode": "group", "height": 400, "legend": {"title": {"text": "Nationalité"}, "tracegroupgap": 0}, "title": {"text": "Durée de Voyage par Rapport au Genre et Nationalité"}, "xaxis": {"anchor": "y", "domain": [0, 1], "title": {"text": "Genre"}}, "yaxis": {"anchor": "x", "domain": [0, 1], "title": {"text": "Durée de Voyage"}}}}
